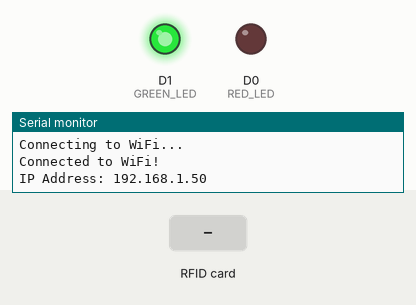
Simulated run of this sketch. Board: ESP8266 (NodeMCU). Parts: output pins drawn as LEDs (lit = HIGH), the last lines printed to the serial monitor. Inputs (shaded band) come from the test bench. WiFi joins after 1.5 s; servers stay silent unless stated; uploads are accepted with an empty reply.

Above: at 3.6 s.
3.7 s: RFID card 5E 7A 19 C4 held to the reader
At 3.78 s:
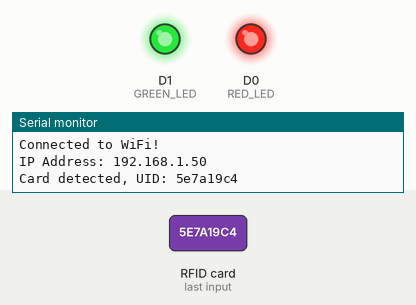
At 6.0 s:
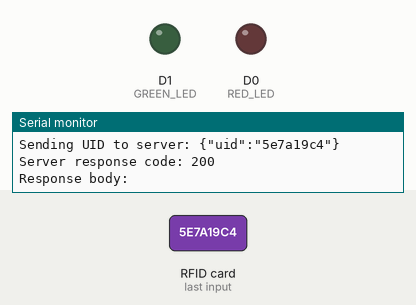
Timing chart, 0 to 7.5 s (numbered marks = the images above; inputs shaded):
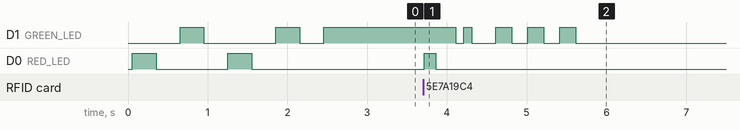

The sketch:

sih_rfid.ino
```cpp
#include <SPI.h>
#include <MFRC522.h>
#include <ESP8266WiFi.h>
#include <ESP8266HTTPClient.h>

#define RST_PIN D3
#define SS_PIN  D4
MFRC522 mfrc522(SS_PIN, RST_PIN);

#define RED_LED   D0
#define GREEN_LED D1
/* Boot/ WiFi connecting → both blink slowly.
Ready (connected to WiFi) → Green solid ON.
RFID card detected → Red blinks once.
Sending UID → Green blinks fast.
Success response from server → Green blinks 3 times.
Error response/ failure → Red blinks 3 times.*/

const char* ssid = "JioFib5G";
const char* password = "********";
const char* serverURL = "http://192.168.29.130:5000/api/rfid_scan";

WiFiClient client;

void blinkLED(int pin, int times, int delayMs) {
  for (int i = 0; i < times; i++) {
    digitalWrite(pin, HIGH);
    delay(delayMs);
    digitalWrite(pin, LOW);
    delay(delayMs);
  }
}

void setup() {
  Serial.begin(115200);

  pinMode(RED_LED, OUTPUT);
  pinMode(GREEN_LED, OUTPUT);

  // Start SPI bus and RFID
  SPI.begin();
  mfrc522.PCD_Init();

  Serial.println("Booting...");

  // Blink both LEDs while connecting to WiFi
  WiFi.begin(ssid, password);
  while (WiFi.status() != WL_CONNECTED) {
    blinkLED(RED_LED, 1, 300);
    blinkLED(GREEN_LED, 1, 300);
    Serial.println("Connecting to WiFi...");
  }

  Serial.println("Connected to WiFi!");
  Serial.print("IP Address: ");
  Serial.println(WiFi.localIP());

  // Green solid ON means ready
  digitalWrite(GREEN_LED, HIGH);
}

void loop() {
  // Look for new card
  if (!mfrc522.PICC_IsNewCardPresent() || !mfrc522.PICC_ReadCardSerial()) {
    return;
  }

  // Build UID string
  String uid = "";
  for (byte i = 0; i < mfrc522.uid.size; i++) {
    uid += String(mfrc522.uid.uidByte[i], HEX);
  }
  uid.toLowerCase(); // ensure lowercase

  Serial.print("Card detected, UID: ");
  Serial.println(uid);

  // Blink red once to show card read
  blinkLED(RED_LED, 1, 150);

  if (WiFi.status() == WL_CONNECTED) {
    HTTPClient http;
    http.begin(client, serverURL);
    http.addHeader("Content-Type", "application/json");

    String json = "{\"uid\":\"" + uid + "\"}";

    Serial.print("Sending UID to server: ");
    Serial.println(json);

    // Blink green fast while sending
    blinkLED(GREEN_LED, 2, 100);

    int httpResponseCode = http.POST(json);

    if (httpResponseCode > 0) {
      String response = http.getString();
      Serial.print("Server response code: ");
      Serial.println(httpResponseCode);
      Serial.print("Response body: ");
      Serial.println(response);

      if (httpResponseCode == 200) {
        blinkLED(GREEN_LED, 3, 200);
      } else {
        Serial.println("⚠️ Server error / mismatch!");
        blinkLED(RED_LED, 3, 200);
      }
    } else {
      Serial.print("HTTP Request failed: ");
      Serial.println(http.errorToString(httpResponseCode).c_str());
      blinkLED(RED_LED, 5, 100);
    }

    http.end();
  } else {
    Serial.println("WiFi not connected!");
    blinkLED(RED_LED, 2, 400);
  }

  delay(2000);
}
```

Measured:
- after the input at 3.7 s, D1 (GREEN_LED): HIGH → LOW after 0.41 s, → HIGH 0.10 s later, → LOW 0.10 s later, → HIGH 0.30 s later, … (9 changes in this stretch); D0 (RED_LED): LOW → HIGH at once, → LOW 0.15 s later
